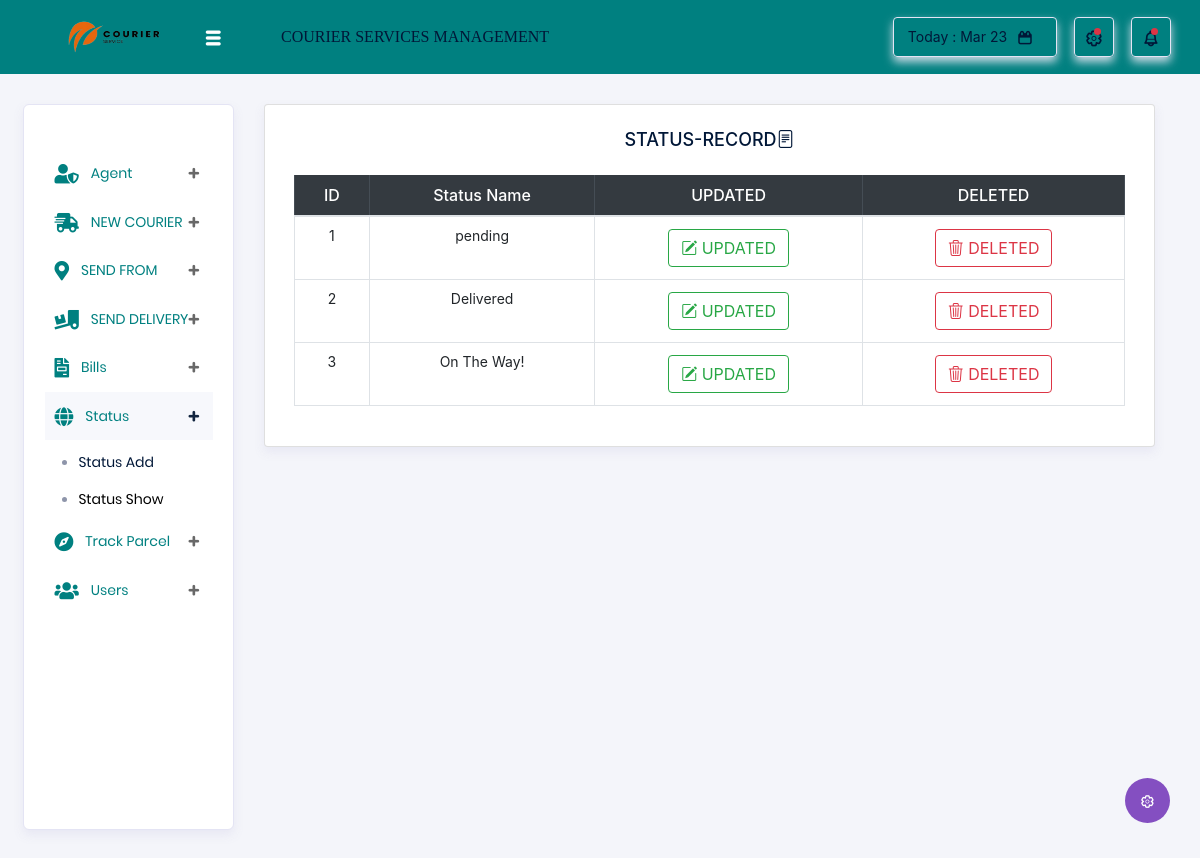
The page /Admin/statusshow.php on the database its author committed.
### tables this page shows
CREATE TABLE `status` (
  `id` int(11) NOT NULL,
  `status_name` varchar(255) NOT NULL
);

### Admin/statusshow.php (the view, shortened to what this page needs)
<?php
include("../Admin/connection.php");
include("headings.php");
$sql = "SELECT * FROM status";
$result = mysqli_query($conn, $sql);
?>
<link rel="stylesheet" href="https://cdn.jsdelivr.net/npm/bootstrap-icons@1.11.3/font/bootstrap-icons.min.css">
<div class="container">
    <div class="col-lg-12 grid-margin stretch-card">
        <div class="card">
            <div class="card-body">
                <h4 class="card-title text-center">STATUS-RECORD<i class="bi bi-file-text"></i></h4>
                <div class="table-responsive">
                    <table class="table table-hover text-center table-bordered ">
                        <thead class="table-dark">
                            <tr>
                                <th>ID</th>
                                <th>Status Name</th>
                                <th>UPDATED</th>
                                <th>DELETED</th>
                            </tr>
                        </thead>
                        <tbody>
                            <tr>
                                <?php
                                while ($rows = mysqli_fetch_assoc($result)) {
                                ?>
                                    <td><?php echo $rows['id'] ?></td>
                                    <td><?php echo $rows['status_name'] ?></td>
                                    <td><a href="statusadminupdate.php?id=<?php echo $rows['id'] ?>" class="btn btn-outline-success"><i class="bi bi-pencil-square"></i> UPDATED</a></td>
                                    <td><a href="statusadmindelete.php?id=<?php echo $rows['id'] ?>" class="btn btn-outline-danger"><i class="bi bi-trash3"></i> DELETED</a></td>
                            </tr>
                        <?php } ?>
                        </tbody>
                    </table>
                </div>
            </div>
        </div>
    </div>
</div>

### rows shown on the page
status: id "1", status_name "pending"
status: id "2", status_name "Delivered"
status: id "3", status_name "On The Way!"
